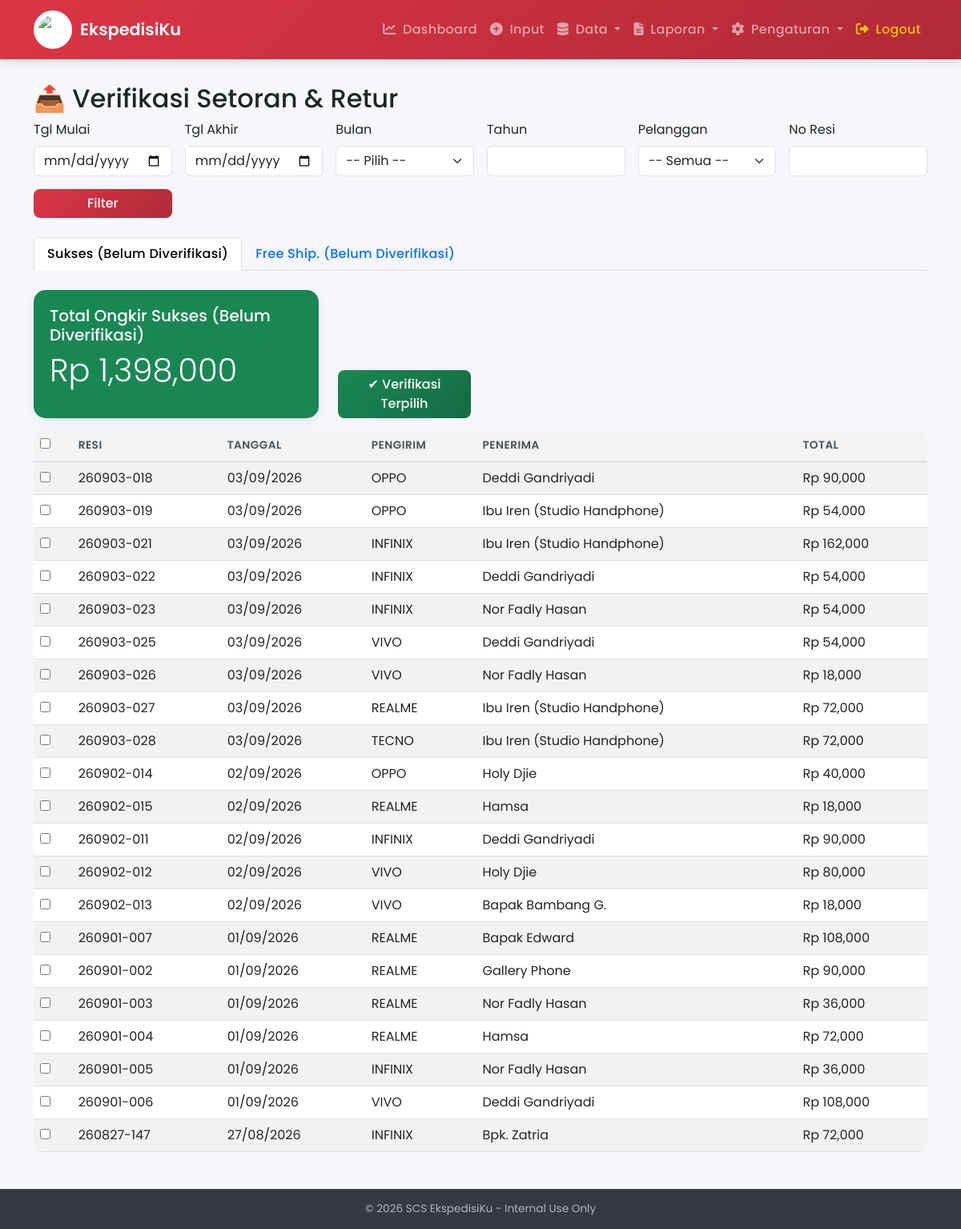
/setoran_ongkir (signed in), run on the app's committed database.
### models.py (models this page shows)
class Pengiriman(db.Model):
    id = db.Column(db.Integer, primary_key=True)
    nomor_resi = db.Column(db.String(50), unique=True, index=True)
    barcode_image = db.Column(db.String(100))
    kota_asal = db.Column(db.String(50))
    kota_tujuan = db.Column(db.String(50))
    tgl_pickup = db.Column(db.Date)
    petugas_pickup = db.Column(db.String(100))
    pengirim_id = db.Column(db.Integer, db.ForeignKey('pelanggan.id'))
    penerima_id = db.Column(db.Integer, db.ForeignKey('pelanggan.id'))
    jenis_service = db.Column(db.String(10))
    jenis_barang = db.Column(db.String(10))
    jumlah_koli = db.Column(db.Integer)
    berat_kg = db.Column(db.Float)
    tarif_per_kg = db.Column(db.Float)
    ppn = db.Column(db.Float, default=0.0)
    asuransi = db.Column(db.Float, default=0.0)
    biaya_packing = db.Column(db.Float, default=0.0)
    total_biaya = db.Column(db.Float)
    metode_pembayaran = db.Column(db.String(10))
    keterangan = db.Column(db.Text)
    status = db.Column(db.String(20), default='pending')
    verified = db.Column(db.Boolean, default=False)
    retur_verified = db.Column(db.Boolean, default=False)
    created_at = db.Column(db.DateTime, default=datetime.utcnow)
    pengirim = db.relationship('Pelanggan', foreign_keys=[pengirim_id])
    penerima = db.relationship('Pelanggan', foreign_keys=[penerima_id])

class Pelanggan(db.Model):
    id = db.Column(db.Integer, primary_key=True)
    tipe = db.Column(db.String(10))
    nama = db.Column(db.String(100), nullable=False)
    perusahaan = db.Column(db.String(100))
    alamat = db.Column(db.Text)
    no_telp = db.Column(db.String(20))
    kode_kota = db.Column(db.String(10))

### app.py (the view, shortened to what this page needs)
@app.route('/setoran_ongkir')
@login_required
@role_required(['admin'])
def setoran_ongkir():
    tgl_mulai = request.args.get('tgl_mulai')
    tgl_akhir = request.args.get('tgl_akhir')
    bulan = request.args.get('bulan')
    tahun = request.args.get('tahun')
    pelanggan_id = request.args.get('pelanggan_id')
    no_resi = request.args.get('no_resi')
    tab = request.args.get('tab', 'sukses')
    query_sukses = Pengiriman.query.filter_by(status='sukses', verified=False)
    query_retur = Pengiriman.query.filter_by(status='retur', retur_verified=False)
    if tgl_mulai:
        tgl_mulai_date = datetime.strptime(tgl_mulai, '%Y-%m-%d')
        query_sukses = query_sukses.filter(Pengiriman.tgl_pickup >= tgl_mulai_date)
        query_retur = query_retur.filter(Pengiriman.tgl_pickup >= tgl_mulai_date)
    if tgl_akhir:
        tgl_akhir_date = datetime.strptime(tgl_akhir, '%Y-%m-%d')
        query_sukses = query_sukses.filter(Pengiriman.tgl_pickup <= tgl_akhir_date)
        query_retur = query_retur.filter(Pengiriman.tgl_pickup <= tgl_akhir_date)
    if no_resi:
        query_sukses = query_sukses.filter(Pengiriman.nomor_resi.like(f'%{no_resi}%'))
        query_retur = query_retur.filter(Pengiriman.nomor_resi.like(f'%{no_resi}%'))
    data_sukses = query_sukses.order_by(Pengiriman.tgl_pickup.desc()).all()
    data_retur = query_retur.order_by(Pengiriman.tgl_pickup.desc()).all()
    total_ongkir_sukses = sum(p.total_biaya for p in data_sukses)
    total_ongkir_retur = sum(p.total_biaya for p in data_retur)
    pelanggan_list = Pelanggan.query.order_by(Pelanggan.nama).all()
    return render_template('setoran_ongkir.html',
                           data_sukses=data_sukses,
                           data_retur=data_retur,
                           total_ongkir_sukses=total_ongkir_sukses,
                           total_ongkir_retur=total_ongkir_retur,
                           pelanggan_list=pelanggan_list,
                           tab=tab)

### app.py (called while the page is built)
@login_manager.user_loader
def load_user(user_id):
    return User.query.get(int(user_id))

def role_required(roles):
    def decorator(f):
        @wraps(f)
        def decorated_function(*args, **kwargs):
            if current_user.role not in roles:
                flash('Anda tidak memiliki akses ke halaman ini.')
                return redirect(url_for('dashboard'))
            return f(*args, **kwargs)
        return decorated_function
    return decorator

@app.context_processor
def inject_settings():
    return dict(get_settings=Settings.get)

### templates/setoran_ongkir.html (shortened to what this page needs)
{% extends "base.html" %}
{% block content %}
<h2>📤 Verifikasi Setoran & Retur</h2>
<form method="GET" class="row g-3 mb-4">
  <div class="col-md-2">
    <label class="form-label">Tgl Mulai</label>
    <input type="date" name="tgl_mulai" class="form-control" value="{{ request.args.get('tgl_mulai', '') }}">
  </div>
  <div class="col-md-2">
    <label class="form-label">Tgl Akhir</label>
    <input type="date" name="tgl_akhir" class="form-control" value="{{ request.args.get('tgl_akhir', '') }}">
  </div>
  <div class="col-md-2">
    <label class="form-label">Bulan</label>
    <select name="bulan" class="form-select">
      <option value="">-- Pilih --</option>
    </select>
  </div>
  <div class="col-md-2">
    <label class="form-label">Tahun</label>
    <input type="number" name="tahun" class="form-control" value="{{ request.args.get('tahun', '') }}">
  </div>
  <div class="col-md-2">
    <label class="form-label">Pelanggan</label>
    <select name="pelanggan_id" class="form-select">
      <option value="">-- Semua --</option>
    </select>
  </div>
  <div class="col-md-2">
    <label class="form-label">No Resi</label>
    <input type="text" name="no_resi" class="form-control" value="{{ request.args.get('no_resi', '') }}">
  </div>
  <div class="col-md-2 d-flex align-items-end">
    <button type="submit" class="btn btn-danger w-100">Filter</button>
  </div>
</form>
<ul class="nav nav-tabs mb-4">
  <li class="nav-item">
    <a class="nav-link {% if tab == 'sukses' %}active{% endif %}"
       href="{{ url_for('setoran_ongkir', tab='sukses', tgl_mulai=request.args.get('tgl_mulai',''), tgl_akhir=request.args.get('tgl_akhir',''), bulan=request.args.get('bulan',''), tahun=request.args.get('tahun',''), pelanggan_id=request.args.get('pelanggan_id',''), no_resi=request.args.get('no_resi','')) }}">
      Sukses (Belum Diverifikasi)
    </a>
  </li>
  <li class="nav-item">
    <a class="nav-link {% if tab == 'retur' %}active{% endif %}"
       href="{{ url_for('setoran_ongkir', tab='retur', tgl_mulai=request.args.get('tgl_mulai',''), tgl_akhir=request.args.get('tgl_akhir',''), bulan=request.args.get('bulan',''), tahun=request.args.get('tahun',''), pelanggan_id=request.args.get('pelanggan_id',''), no_resi=request.args.get('no_resi','')) }}">
      Free Ship. (Belum Diverifikasi)
    </a>
  </li>
</ul>
{% if tab == 'sukses' %}
<form method="POST" action="{{ url_for('verifikasi_ongkir_multiple') }}">
  <div class="row mb-3">
    <div class="col-md-4">
      <div class="card bg-success text-white">
        <div class="card-body">
          <h5>Total Ongkir Sukses (Belum Diverifikasi)</h5>
          <p class="display-6">Rp {{ "{:,.0f}".format(total_ongkir_sukses) }}</p>
        </div>
      </div>
    </div>
    <div class="col-md-2 d-flex align-items-end">
      <button type="submit" class="btn btn-success">✔ Verifikasi Terpilih</button>
    </div>
  </div>
  <table class="table table-striped table-hover">
    <thead>
      <tr>
        <th><input type="checkbox" id="selectAllSukses"></th>
        <th>Resi</th>
        <th>Tanggal</th>
        <th>Pengirim</th>
        <th>Penerima</th>
        <th>Total</th>
      </tr>
    </thead>
    <tbody>
      {% for p in data_sukses %}
      <tr>
        <td><input type="checkbox" name="selected_ids" value="{{ p.id }}" class="sukses-check"></td>
        <td>{{ p.nomor_resi }}</td>
        <td>{{ p.tgl_pickup.strftime('%d/%m/%Y') if p.tgl_pickup else '-' }}</td>
        <td>{{ p.pengirim.nama if p.pengirim else '-' }}</td>
        <td>{{ p.penerima.nama if p.penerima else '-' }}</td>
        <td>Rp {{ "{:,.0f}".format(p.total_biaya) }}</td>
      </tr>
      {% else %}
      <tr><td colspan="6" class="text-center">Tidak ada data.</td></tr>
      {% endfor %}
    </tbody>
  </table>
</form>
{% endif %}
{% endblock %}

### templates/base.html (style rules this page uses)
:root { --primary: #dc3545; --primary-dark: #b02a37; --secondary: #6c757d; --success: #198754; --info: #0dcaf0; --warning: #ffc107; --danger: #dc3545; --light: #f8f9fa; --dark: #212529; --font: 'Poppins', sans-serif; }
* { font-family: var(--font); }
body { background: #f5f7fa; min-height: 100vh; display: flex; flex-direction: column; }
.nav-link { font-weight: 500; letter-spacing: 0.3px; transition: all 0.2s ease; }
.card { border: none; border-radius: 15px; box-shadow: 0 5px 15px rgba(0,0,0,0.05); transition: transform 0.3s ease, box-shadow 0.3s ease; overflow: hidden; }
.card-body { padding: 20px; }
.btn { border-radius: 8px; font-weight: 500; transition: all 0.2s ease; }
.btn-danger { background: linear-gradient(135deg, #dc3545, #b02a37); border: none; }
.btn-success { background: linear-gradient(135deg, #198754, #146c43); border: none; }
.table { border-radius: 10px; overflow: hidden; }
.table thead th { background: #f1f3f5; font-weight: 600; font-size: 0.85rem; text-transform: uppercase; letter-spacing: 0.5px; color: #495057; border-bottom: 2px solid #dee2e6; }
.table tbody tr { transition: background 0.2s; }

### data on the page
Pengiriman: nomor_resi "260903-018", tgl_pickup "03/09/2026", pengirim "OPPO", penerima "Deddi Gandriyadi", total_biaya "90,000"
Pengiriman: nomor_resi "260903-019", tgl_pickup "03/09/2026", pengirim "OPPO", penerima "Ibu Iren (Studio Handphone)", total_biaya "54,000"
Pengiriman: nomor_resi "260903-021", tgl_pickup "03/09/2026", pengirim "INFINIX", penerima "Ibu Iren (Studio Handphone)", total_biaya "162,000"
Pengiriman: nomor_resi "260903-022", tgl_pickup "03/09/2026", pengirim "INFINIX", penerima "Deddi Gandriyadi", total_biaya "54,000"
Pengiriman: nomor_resi "260903-023", tgl_pickup "03/09/2026", pengirim "INFINIX", penerima "Nor Fadly Hasan", total_biaya "54,000"
Pengiriman: nomor_resi "260903-025", tgl_pickup "03/09/2026", pengirim "VIVO", penerima "Deddi Gandriyadi", total_biaya "54,000"
Pengiriman: nomor_resi "260903-026", tgl_pickup "03/09/2026", pengirim "VIVO", penerima "Nor Fadly Hasan", total_biaya "18,000"
Pengiriman: nomor_resi "260903-027", tgl_pickup "03/09/2026", pengirim "REALME", penerima "Ibu Iren (Studio Handphone)", total_biaya "72,000"
Pengiriman: nomor_resi "260903-028", tgl_pickup "03/09/2026", pengirim "TECNO", penerima "Ibu Iren (Studio Handphone)", total_biaya "72,000"
Pengiriman: nomor_resi "260902-014", tgl_pickup "02/09/2026", pengirim "OPPO", penerima "Holy Djie", total_biaya "40,000"
Pengiriman: nomor_resi "260902-015", tgl_pickup "02/09/2026", pengirim "REALME", penerima "Hamsa", total_biaya "18,000"
Pengiriman: nomor_resi "260902-011", tgl_pickup "02/09/2026", pengirim "INFINIX", penerima "Deddi Gandriyadi", total_biaya "90,000"
Pengiriman: nomor_resi "260902-012", tgl_pickup "02/09/2026", pengirim "VIVO", penerima "Holy Djie", total_biaya "80,000"
Pengiriman: nomor_resi "260902-013", tgl_pickup "02/09/2026", pengirim "VIVO", penerima "Bapak Bambang G.", total_biaya "18,000"
Pengiriman: nomor_resi "260901-007", tgl_pickup "01/09/2026", pengirim "REALME", penerima "Bapak Edward", total_biaya "108,000"
Pengiriman: nomor_resi "260901-002", tgl_pickup "01/09/2026", pengirim "REALME", penerima "Gallery Phone", total_biaya "90,000"
Pengiriman: nomor_resi "260901-003", tgl_pickup "01/09/2026", pengirim "REALME", penerima "Nor Fadly Hasan", total_biaya "36,000"
Pengiriman: nomor_resi "260901-004", tgl_pickup "01/09/2026", pengirim "REALME", penerima "Hamsa", total_biaya "72,000"
Pengiriman: nomor_resi "260901-005", tgl_pickup "01/09/2026", pengirim "INFINIX", penerima "Nor Fadly Hasan", total_biaya "36,000"
Pengiriman: nomor_resi "260901-006", tgl_pickup "01/09/2026", pengirim "VIVO", penerima "Deddi Gandriyadi", total_biaya "108,000"
Pengiriman: nomor_resi "260827-147", tgl_pickup "27/08/2026", pengirim "INFINIX", penerima "Bpk. Zatria", total_biaya "72,000"

### other printed values
{{ "{:,.0f}".format(total_ongkir_sukses) }} "1,398,000"
